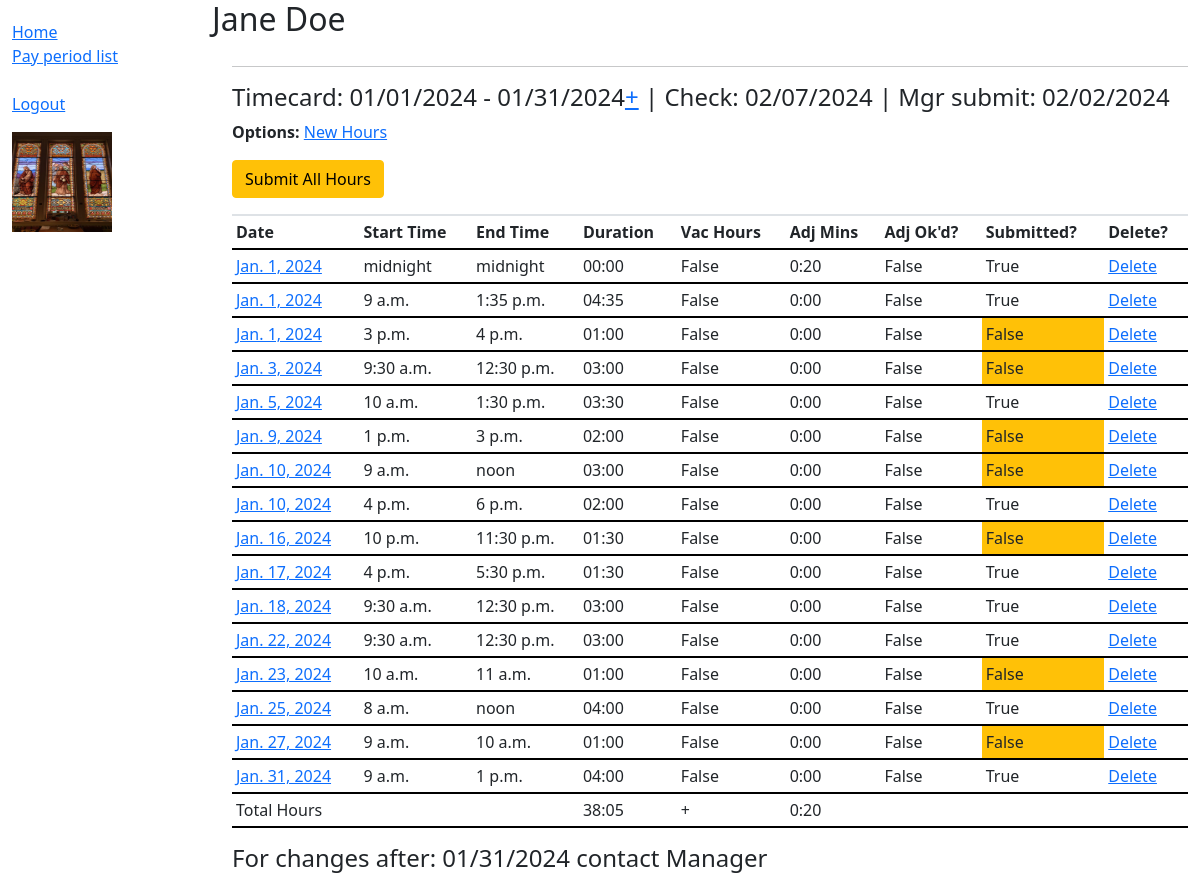
The app's page /timecard/activeuser/2/0/0 (signed in) with its own data.
### timecard/models.py (models this page shows, shortened)
class Period(models.Model):
    period = models.AutoField(primary_key=True, help_text='Period Primary Key')
    period_no = models.IntegerField(choices=((i,i) for i in range(1, 13)), help_text='Period No within the calendar year')
    calendar_year = models.IntegerField(validators=[MinValueValidator(2023), MaxValueValidator(9999)], help_text='Calendar year')
    fiscal_year = models.CharField(max_length=4, help_text='Fiscal Year in the format FYyy')
    starting_date = models.DateField(help_text='Starting Date of the Period')
    reporting_date = models.DateField(help_text='Date/Hour when employee needs to report hours')
    submission_date = models.DateField(help_text='Date when manager needs to submit for paycheck processing')
    submission_time = models.TimeField(default='13:00:00', help_text='Time when manager needs to submit for paycheck processing')
    pay_date = models.DateField(help_text='Date paycheck is to be received by Employee')
    pay_time = models.TimeField(default = datetime.strptime(f"09:00:00", "%H:%M:%S").time(), help_text = 'Time of day Paycheck is expected')
    class Meta:
        ordering = ['starting_date']

class PayrollHours(models.Model):
    period = models.ForeignKey(Period, default=None, on_delete=models.RESTRICT, null=False)
    user = models.ForeignKey(ActiveUser, null = False, blank = False, on_delete=models.RESTRICT)
    date_worked = models.DateField(default=date.today().strftime('%m/%d/%Y'))
    starting_time = models.TimeField(help_text='Starting Time for date_worked')
    ending_time = models.TimeField(help_text='Ending Time + starting_time')  # Must be >starting time
    minutes = models.DurationField(blank = True, null = True, help_text='Set to Timedelta (hours, minutes) ending_time - starting_time')
    vacation_hours = models.BooleanField(default=False, help_text='Are these vacation hours')
    adjustment_mins = models.IntegerField(default=0, help_text='Adjustment to minutes from previous month')
    adjustment_approved = models.BooleanField(default=False, help_text='Manager must approve the adjustment')
    employee_submitted = models.BooleanField(default=False, help_text='Employee must review the entry and check submit box')
    class Meta:
        ordering = ['date_worked','starting_time']

### timecard/views.py (the view)
# urls.py: path('activeuser/<int:pk>/<int:year>/<int:month>', views.ActiveUser_home, name='activeuser-home'),
@login_required()
def ActiveUser_home(request, pk=None, year=None, month=None):
    model = ActiveUser
    if (pk):
        activeuser = ActiveUser.objects.filter(pk=pk).get()
    curr_year, curr_month, create_update_ok = year_month(year, month)
    curr_period = Period.objects.filter(starting_date = date(curr_year, curr_month, 1)).get()
    value = curr_period.pk
    period_list = Period.objects.filter(calendar_year = curr_year)
    total_hours = 0
    total_minutes= 0
    if curr_period:
        payrollhours_per_period = PayrollHours.objects.filter(user = activeuser, period__starting_date = date(curr_year, curr_month, 1))
        dur_int = payrollhours_per_period.aggregate(dur=Sum(ExpressionWrapper(F('minutes'), output_field=BigIntegerField())))
        dur_bigint = (dur_int.get('dur') if dur_int.get('dur') else 0)
        total_hours = int(dur_bigint / (10e5*60*60))
        total_minutes = int((dur_bigint / (10e5*60)) - (total_hours * 60))
        vac_hours_query = PayrollHours.objects.filter(user = activeuser, period__fiscal_year = curr_period.fiscal_year, vacation_hours=True)
        dur_int = vac_hours_query.aggregate(dur=Sum(ExpressionWrapper(F('minutes'), output_field=BigIntegerField())))
        dur_bigint = (dur_int.get('dur') if dur_int.get('dur') else 0)
        vac_hours_taken = int(dur_bigint / (10e5*60*60))
        vac_minutes_taken = int((dur_bigint / (10e5*60)) - (vac_hours_taken * 60))
        payrollhours_per_period = PayrollHours.objects.filter(user = activeuser, period__starting_date = date(curr_year, curr_month, 1))
        dur_int = payrollhours_per_period.aggregate(dur=Sum(ExpressionWrapper(F('adjustment_mins'), output_field=IntegerField())))
        total_adjustment_mins = (dur_int.get('dur') if dur_int.get('dur') else 0)
        all_sub = payrollhours_per_period.aggregate(Sum("employee_submitted"))
        if ('employee_submitted__sum' in all_sub and all_sub['employee_submitted__sum']):
            sub_yes = int(all_sub.get('employee_submitted__sum'))
            all_hours_submitted = (True if sub_yes == payrollhours_per_period.count() else False)
        else:
            all_hours_submitted = True  # No entries means don't enable the Submit All Hours button
    year_list = sorted(set(Period.objects.values_list('calendar_year', flat=True)))[-5:]
    prev_period_ok = (False if curr_year == year_list[0] and curr_month == 1 else True)
    next_period_ok = (False if curr_year == year_list[-1] and curr_month == 12 else True)
    context = {
        'activeuser': activeuser,
        'curr_year': curr_year,
        'curr_month': curr_month,
        'curr_period': curr_period,
        'payrollhours_per_period': payrollhours_per_period,
        'total_hours': total_hours,
        'total_minutes': total_minutes,
        'year_list': year_list,
        'period_list': period_list,
        'all_hours_submitted':all_hours_submitted,
        'prev_period_ok': prev_period_ok,
        'next_period_ok': next_period_ok,
        'create_update_ok': create_update_ok,
        'vac_user_has': activeuser.vacation_hours,
        'vac_hours_total': activeuser.vacation_hours,
        'vac_hours_taken': vac_hours_taken,
        'vac_minutes_taken': vac_minutes_taken,
        'total_adjustment_mins': total_adjustment_mins,
    }
    return render(request, 'timecard/activeuser_detail.html', context=context)

### timecard/forms.py (called while the page is built)
def year_month(year, month):
    if (not year or year == 0):
        curr_year = date.today().year
        curr_month = date.today().month
        create_update_ok = True
    else:   # Get the year from the parameter and check if the month has a parameter
        curr_year = year
        curr_month = (1 if not month or month == 0 else month)
        create_update_ok = (True if curr_year == date.today().year and curr_month == date.today().month else False)
        if (curr_month == 1 and date.today().year < 2024):
            create_update_ok = True     # Allow for testing before 2024
    if (curr_year < 2024):  # default to Jan 2024 if before 2024 - allows for testing
        curr_year = 2024
        curr_month = 1
        create_update_ok = True
    return curr_year, curr_month, create_update_ok

### timecard/templatetags/mytags.py (called while the page is built)
@register.filter
def duration_filter(td):
    total_seconds = int(td.total_seconds())
    hours = total_seconds // 3600
    minutes = (total_seconds % 3600) // 60
    return '{hours:02d}:{minutes:02d}'.format(hours=hours, minutes=minutes)

@register.filter
def div(value, arg):
    return value / arg

@register.filter
def mod(value, arg):
    return value % arg

### timecard/templates/timecard/activeuser_detail.html (shortened to what this page needs)
{% extends "base_generic.html" %}
{% load mytags %}
{% block content %}
  <h2 style="display: inline-block;">{{ activeuser.first_name }} {{ activeuser.last_name }}</h2>
  <div style="margin-left:20px;margin-top:20px">
    <hr>
      {% if curr_period %}
        <h4>Timecard: {{curr_period.starting_date|date:"m/d/Y"}} - {{curr_period.reporting_date|date:"m/d/Y"}}{% if next_period_ok %}<a href="{% url 'next-period-mo' pk=activeuser.pk year=curr_year month=curr_month %}">+</a>{% endif %} | Check: {{curr_period.pay_date|date:"m/d/Y"}} |
            Mgr submit: {{curr_period.submission_date|date:"m/d/Y"}}</h4>
      {% else %}
        <h4 style="color:red">Timecard: Current period doesn't exist, Have manager update Period list.</h4>
      {% endif %}
      <p>
        <style="display: inline-block;"><strong>Options:</strong> {% if create_update_ok %}<a href="{% url 'payrollhours-create' pk=curr_period.pk %}"> New Hours</a>{%endif%}</style>
      </p>
      {% if not all_hours_submitted %}
        <form method="post" action="{% url 'submit-hours' pk=activeuser.pk pk_per=curr_period.pk %}">
          <button type="submit" class="btn btn-warning mr-1 float-left">Submit All Hours</button>
        </form></p>
      {% endif %}
      <div id="ph-0-wrapper">
        <table id="ph-0" class="table table-condensed table-hover table-responsive table-sm" cellspacing="0" width="100%">
          <thead>
            <tr>
              <th class="th-sm" scope="col">Date</th>
              <th class="th-sm" scope="col">Start Time</th>
              <th class="th-sm" scope="col">End Time</th>
              <th class="th-sm" scope="col">Duration</th>
              <th class="th-sm" scope="col">Vac Hours</th>
              <th class="th-sm" scope="col">Adj Mins</th>
              <th class="th-sm" scope="col">Adj Ok'd?</th>
              <th class="th-sm" scope="col">Submitted?</th>
              <th class="th-sm" scope="col">Delete?</th>
            </tr>
          </thead>
          <tbody>
            {% for hourentry in payrollhours_per_period %}
            <tr>
              {% if create_update_ok %}
                <td><a href="{% url 'payrollhours-update' pk=hourentry.pk pk_per=curr_period.pk %}">{{hourentry.date_worked}}</a></td>
              {% else %}
                <td>{{hourentry.date_worked}}</td>
              {% endif %}
              <td>{{hourentry.starting_time}}</td>
              <td>{{hourentry.ending_time}}</td>
              <td>{{hourentry.minutes|duration_filter}}</td>
              <td>{{hourentry.vacation_hours}}</td>
              <td>{{hourentry.adjustment_mins|div:60|stringformat:"d"}}:{{hourentry.adjustment_mins|mod:60|stringformat:"02d"}}</td>
              <td>{{hourentry.adjustment_approved}}</td>
              {% if hourentry.employee_submitted == True %}
                <td class='bg-default'>{{hourentry.employee_submitted}}</td>
              {% else %}
                <td class='bg-warning'>{{hourentry.employee_submitted}}</td>
              {% endif %}
              <td>{% if create_update_ok %}<a href="{% url 'payrollhours-delete' pk=hourentry.pk %}">{% endif %}Delete{% if create_update_ok %}</a>{% endif %}</td>
            </tr>
            {% endfor %}
            <td>Total Hours</td>
            <td></td>
            <td></td>
            <td>{{ total_hours|stringformat:"02d" }}:{{ total_minutes|stringformat:"02d" }}</td>
            <td>+</td>
            <td>{{total_adjustment_mins|div:60|stringformat:"d"}}:{{total_adjustment_mins|mod:60|stringformat:"02d"}}</td>
            <td></td>
            <td></td>
            <td></td>
          </tbody>
        </table>
      </div>
    <h4>For changes after: {{curr_period.reporting_date|date:"m/d/Y"}} contact Manager</h4>
  </div>
{% endblock %}

### timecard/static/css/styles.css (style rules this page uses)
#ph-0-wrapper { max-width: 100%; margin: 0 auto; }
#ph-0 th, td { white-space: nowrap; }
table, .table-hover td { border-bottom: 2px solid black; border-top: 2px solid black; }

### timecard/templates/timecard/activeuser_detail.html (style rules this page uses)
table, .table-hover td { border-bottom: 2px solid black; border-top: 2px solid black; }

### records on screen
Period: starting_date "01/01/2024", reporting_date "01/31/2024", pay_date "02/07/2024", submission_date "02/02/2024"
PayrollHours: date_worked "Jan. 1, 2024", starting_time "midnight", ending_time "midnight", minutes|duration_filter "00:00", vacation_hours "False", adjustment_mins|div "0", adjustment_mins|mod "20", adjustment_approved "False", employee_submitted "True"
PayrollHours: date_worked "Jan. 1, 2024", starting_time "9 a.m.", ending_time "1:35 p.m.", minutes|duration_filter "04:35", vacation_hours "False", adjustment_mins|div "0", adjustment_mins|mod "00", adjustment_approved "False", employee_submitted "True"
PayrollHours: date_worked "Jan. 1, 2024", starting_time "3 p.m.", ending_time "4 p.m.", minutes|duration_filter "01:00", vacation_hours "False", adjustment_mins|div "0", adjustment_mins|mod "00", adjustment_approved "False", employee_submitted "False"
PayrollHours: date_worked "Jan. 3, 2024", starting_time "9:30 a.m.", ending_time "12:30 p.m.", minutes|duration_filter "03:00", vacation_hours "False", adjustment_mins|div "0", adjustment_mins|mod "00", adjustment_approved "False", employee_submitted "False"
PayrollHours: date_worked "Jan. 5, 2024", starting_time "10 a.m.", ending_time "1:30 p.m.", minutes|duration_filter "03:30", vacation_hours "False", adjustment_mins|div "0", adjustment_mins|mod "00", adjustment_approved "False", employee_submitted "True"
PayrollHours: date_worked "Jan. 9, 2024", starting_time "1 p.m.", ending_time "3 p.m.", minutes|duration_filter "02:00", vacation_hours "False", adjustment_mins|div "0", adjustment_mins|mod "00", adjustment_approved "False", employee_submitted "False"
PayrollHours: date_worked "Jan. 10, 2024", starting_time "9 a.m.", ending_time "noon", minutes|duration_filter "03:00", vacation_hours "False", adjustment_mins|div "0", adjustment_mins|mod "00", adjustment_approved "False", employee_submitted "False"
PayrollHours: date_worked "Jan. 10, 2024", starting_time "4 p.m.", ending_time "6 p.m.", minutes|duration_filter "02:00", vacation_hours "False", adjustment_mins|div "0", adjustment_mins|mod "00", adjustment_approved "False", employee_submitted "True"
PayrollHours: date_worked "Jan. 16, 2024", starting_time "10 p.m.", ending_time "11:30 p.m.", minutes|duration_filter "01:30", vacation_hours "False", adjustment_mins|div "0", adjustment_mins|mod "00", adjustment_approved "False", employee_submitted "False"
PayrollHours: date_worked "Jan. 17, 2024", starting_time "4 p.m.", ending_time "5:30 p.m.", minutes|duration_filter "01:30", vacation_hours "False", adjustment_mins|div "0", adjustment_mins|mod "00", adjustment_approved "False", employee_submitted "True"
PayrollHours: date_worked "Jan. 18, 2024", starting_time "9:30 a.m.", ending_time "12:30 p.m.", minutes|duration_filter "03:00", vacation_hours "False", adjustment_mins|div "0", adjustment_mins|mod "00", adjustment_approved "False", employee_submitted "True"
PayrollHours: date_worked "Jan. 22, 2024", starting_time "9:30 a.m.", ending_time "12:30 p.m.", minutes|duration_filter "03:00", vacation_hours "False", adjustment_mins|div "0", adjustment_mins|mod "00", adjustment_approved "False", employee_submitted "True"
PayrollHours: date_worked "Jan. 23, 2024", starting_time "10 a.m.", ending_time "11 a.m.", minutes|duration_filter "01:00", vacation_hours "False", adjustment_mins|div "0", adjustment_mins|mod "00", adjustment_approved "False", employee_submitted "False"
PayrollHours: date_worked "Jan. 25, 2024", starting_time "8 a.m.", ending_time "noon", minutes|duration_filter "04:00", vacation_hours "False", adjustment_mins|div "0", adjustment_mins|mod "00", adjustment_approved "False", employee_submitted "True"
PayrollHours: date_worked "Jan. 27, 2024", starting_time "9 a.m.", ending_time "10 a.m.", minutes|duration_filter "01:00", vacation_hours "False", adjustment_mins|div "0", adjustment_mins|mod "00", adjustment_approved "False", employee_submitted "False"
PayrollHours: date_worked "Jan. 31, 2024", starting_time "9 a.m.", ending_time "1 p.m.", minutes|duration_filter "04:00", vacation_hours "False", adjustment_mins|div "0", adjustment_mins|mod "00", adjustment_approved "False", employee_submitted "True"

### other values on screen
{{ total_hours|stringformat:"02d" }} "38"
{{ total_minutes|stringformat:"02d" }} "05"
{{ total_adjustment_mins|div:60|stringformat:"d" }} "0"
{{ total_adjustment_mins|mod:60|stringformat:"02d" }} "20"
